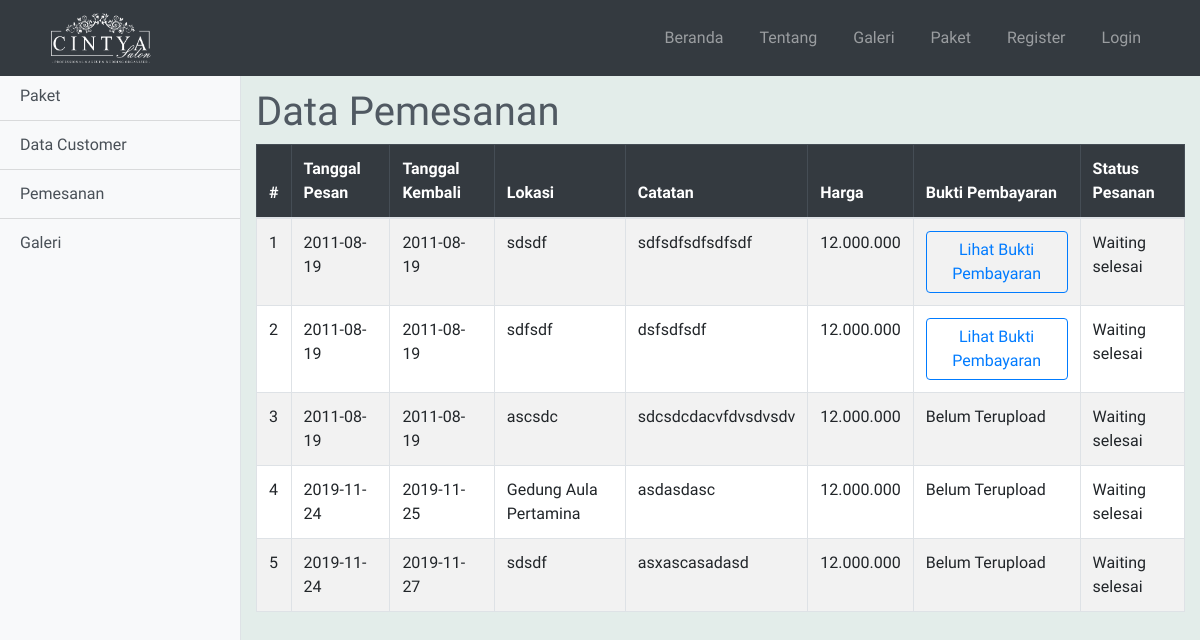
The page /admin-pemesanan.php on the database as committed earlier.
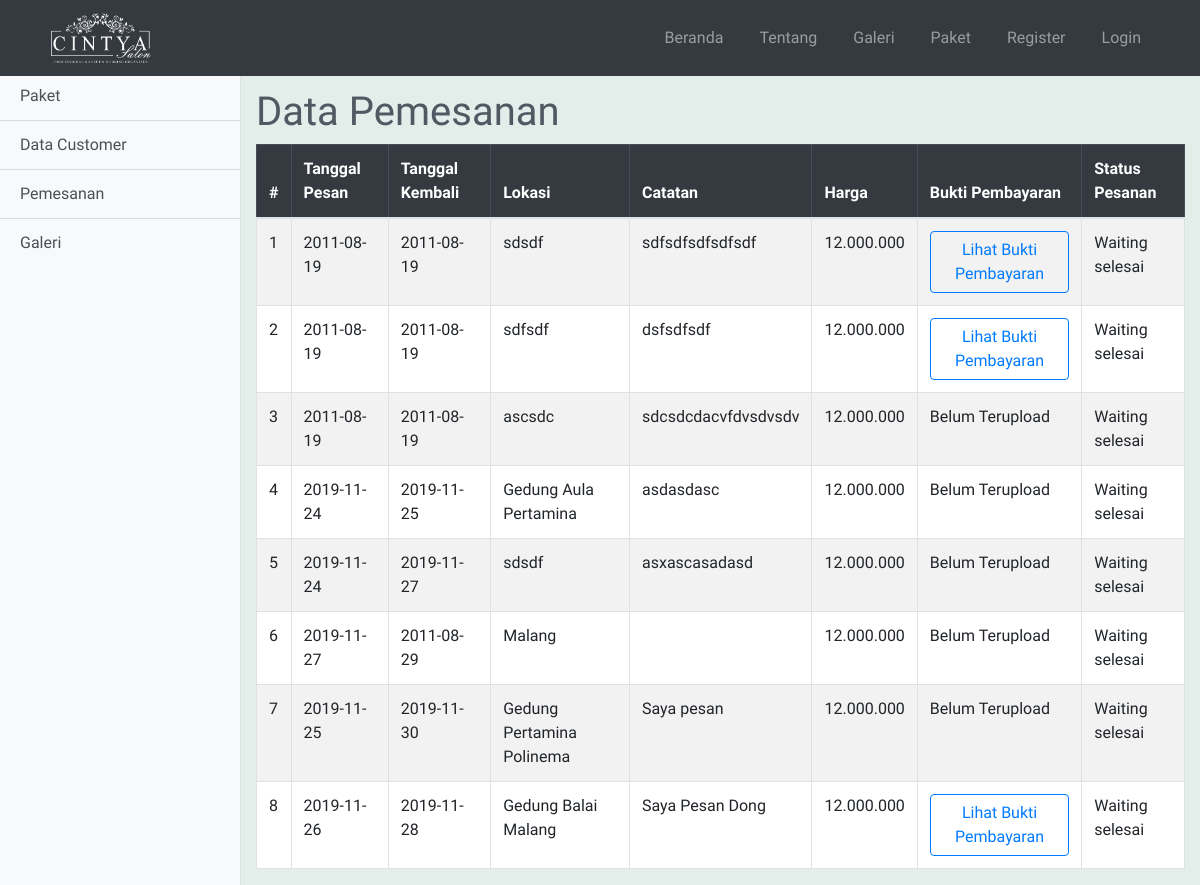
The same page on the database as committed later.
### tables this page shows
CREATE TABLE `pemesanan` (
  `id_pemesanan` int(255) NOT NULL,
  `catatan` varchar(255) DEFAULT NULL,
  `id_paket` int(11) NOT NULL,
  `tgl_pesan` date NOT NULL,
  `tgl_kembali` date NOT NULL,
  `status` varchar(255) NOT NULL DEFAULT 'Waiting',
  `lokasi` varchar(255) NOT NULL,
  `bukti_pembayaran` varchar(255) DEFAULT NULL,
  `user_id` int(11) NOT NULL
);

CREATE TABLE `paket` (
  `id_paket` int(11) NOT NULL,
  `nama_paket` varchar(45) DEFAULT NULL,
  `harga` varchar(45) DEFAULT NULL,
  `dekorasi` varchar(255) DEFAULT NULL,
  `rias_baju` varchar(255) DEFAULT NULL,
  `dokumentasi` varchar(255) DEFAULT NULL,
  `mc` varchar(45) DEFAULT NULL,
  `free` varchar(255) DEFAULT NULL,
  `foto` varchar(255) NOT NULL
);

### admin-pemesanan.php (the view, shortened to what this page needs)
<!DOCTYPE html>
<html lang="en">
<head>
    <?php include 'includes/head.php' ?>
    <link href="css/simple-sidebar.css" rel="stylesheet">
</head>
<body>
    <?php include 'includes/navbar.php' ?>
    <div class="d-flex pt-5 mt-4" id="wrapper">
        <?php include 'includes/sidebar.php' ?>
        <div style="background-color:#E3EDEA;" id="page-content-wrapper">
            <div class="container-fluid mt-3">
                <h1 class="">Data Pemesanan</h1>
            </div>
            <div class="container">
                <table class="table table-striped table-bordered" style="background-color: white">
                    <thead class="table-dark">
                        <tr>
                            <th>#</th>
                            <th>Tanggal Pesan</th>
                            <th>Tanggal Kembali</th>
                            <th>Lokasi</th>
                            <th>Catatan</th>
                            <th>Harga</th>
                            <th>Bukti Pembayaran</th>
                            <th>Status Pesanan</th>
                        </tr>
                    </thead>
                    <tbody>
                        <?php
                        $query = "SELECT * FROM pemesanan";
                        $result = mysqli_query($con, $query);
                        $query2 = "SELECT * FROM paket INNER JOIN pemesanan ON (paket.id_paket=pemesanan.id_paket)";
                        $result2 = mysqli_query($con, $query2);
                        $paket = mysqli_fetch_assoc($result2);
                        if (mysqli_num_rows($result) > 0) {
                            $no = 0;
                            while ($row = mysqli_fetch_assoc($result)) {
                                $no++; ?>
                                <tr>
                                    <td><?php echo $no ?></td>
                                    <td><?php echo $row["tgl_pesan"] ?></td>
                                    <td><?php echo $row["tgl_kembali"] ?></td>
                                    <td><?php echo $row["lokasi"] ?></td>
                                    <td><?php echo $row["catatan"] ?></td>
                                    <td><?php echo $paket["harga"] ?></td>
                                    <td>
                                        <?php
                                                if ($row["bukti_pembayaran"] == null) { ?>
                                            Belum Terupload
                                        <?php } else { ?>
                                            <button type="button" class="btn btn-block btn-outline-primary" data-toggle="modal" data-target="#modal<?php echo $row["id_pemesanan"] ?>">
                                                Lihat Bukti Pembayaran
                                            </button>
                                        <?php } ?>
                                    </td>
                                    <td>
                                        <?php echo $row["status"] ?>
                                        <br>
                                        selesai
                                    </td>
                                </tr>
                            <?php } ?>
                        <?php }
                        ?>
                    </tbody>
                </table>
            </div>
        </div>
    </div>
</body>
</html>

### includes/head.php (shortened to what this page needs)
<head>
    <link href="bootstrap-4.3.1-dist/css/bootstrap.min.css" rel="stylesheet">
    <link href="css/style.css" rel="stylesheet">
    <link
      rel="stylesheet"
      href="https://use.fontawesome.com/releases/v5.5.0/css/all.css"
    />
</head>

### includes/navbar.php (shortened to what this page needs)
<?php
include 'config/connection.php';
@$username = $_SESSION["username"];
@$type = $_SESSION["type"];
$sql = "SELECT * FROM user WHERE type = '$type' ";
$hasil = mysqli_query($con, $sql);
$item = mysqli_fetch_assoc($hasil);
?>
<nav class="navbar navbar-dark bg-dark navbar-expand-md fixed-top">
	<div class="container-fluid">
		<a class="navbar-brand" href="index.php" style="margin-left:20px"><img src="img/lgcintya.png" width="100" height="50"></a>
		<div class="collapse navbar-collapse" id="navbarResponsive">
			<ul class="navbar-nav ml-auto">
				<?php
				if (isset($username)) {
					if ($item["type"] == 'admin') { ?>
						<li class="nav-item" style="margin-right:20px">
							<a class="nav-link" href="index.php">Beranda</a>
						</li>
						<li class="nav-item" style="margin-right:20px">
							<a class="nav-link" href="tentang.php">Tentang</a>
						</li>
						<li class="nav-item" style="margin-right:20px">
							<a class="nav-link" href="galeri.php">Galeri</a>
						</li>
						<li class="nav-item" style="margin-right:20px">
							<a class="nav-link" href="paket.php">Paket</a>
						</li>
						<li class="nav-item" style="margin-right:20px">
							<a class="nav-link" href="status2.php">Pemesanan</a>
						</li>
						<li class="nav-item" style="margin-right:20px">
							<a class="nav-link" href="admin-paket.php">Admin</a>
						</li>
						<li class="nav-item" style="margin-right:20px">
							<a class="nav-link" href="proses/proses_logout.php">Logout</a>
						</li>
					<?php } else { ?>
						<li class="nav-item" style="margin-right:20px">
							<a class="nav-link" href="index.php">Beranda</a>
						</li>
						<li class="nav-item" style="margin-right:20px">
							<a class="nav-link" href="tentang.php">Tentang</a>
						</li>
						<li class="nav-item" style="margin-right:20px">
							<a class="nav-link" href="galeri.php">Galeri</a>
						</li>
						<li class="nav-item" style="margin-right:20px">
							<a class="nav-link" href="paket.php">Paket</a>
						</li>
						<li class="nav-item" style="margin-right:20px">
							<a class="nav-link" href="status2.php">Pemesanan</a>
						</li>
						<li class="nav-item" style="margin-right:20px">
							<a class="nav-link" href="proses/proses_logout.php">Logout</a>
						</li>
					<?php } ?>
				<?php } else { ?>
					<li class="nav-item" style="margin-right:20px">
						<a class="nav-link" href="index.php">Beranda</a>
					</li>
					<li class="nav-item" style="margin-right:20px">
						<a class="nav-link" href="tentang.php">Tentang</a>
					</li>
					<li class="nav-item" style="margin-right:20px">
						<a class="nav-link" href="galeri.php">Galeri</a>
					</li>
					<li class="nav-item" style="margin-right:20px">
						<a class="nav-link" href="paket.php">Paket</a>
					</li>
					<li class="nav-item" style="margin-right:20px">
						<a class="nav-link" href="register.php">Register</a>
					</li>
					<li class="nav-item" style="margin-right:20px">
						<a class="nav-link" href="login.php">Login</a>
					</li>
				<?php } ?>
			</ul>
		</div>
	</div>
</nav>

### includes/sidebar.php
<div class="bg-light border-right" style="" id="sidebar-wrapper">
    <div class="list-group list-group-flush">
        <a href="admin-paket.php" class="list-group-item list-group-item-action bg-light">Paket</a>
        <a href="data-customer.php" class="list-group-item list-group-item-action bg-light">Data Customer</a>
        <a href="admin-pemesanan.php" class="list-group-item list-group-item-action bg-light">Pemesanan</a>
        <a href="admin-galeri.php" class="list-group-item list-group-item-action bg-light">Galeri</a>
    </div>
</div>

### css/style.css (style rules this page uses)
body { overflow-x: hidden; font-family: 'Varela Round', sans-serif; color: #505962; }

### css/simple-sidebar.css (style rules this page uses)
body { overflow-x: hidden; }
#sidebar-wrapper { min-height: 100vh; margin-left: -15rem; -webkit-transition: margin .25s ease-out; -moz-transition: margin .25s ease-out; -o-transition: margin .25s ease-out; transition: margin .25s ease-out; }
#sidebar-wrapper .list-group { width: 15rem; }
#page-content-wrapper { min-width: 100vw; }
@media (min-width: 768px) { #sidebar-wrapper { margin-left: 0; } }
@media (min-width: 768px) { #page-content-wrapper { min-width: 0; width: 100%; } }

Rows that differ between the two databases and show on the page:
added pemesanan: tgl_pesan "2019-11-27", tgl_kembali "2011-08-29", lokasi "Malang", $paket["harga"] "12.000.000", shows "Belum Terupload", status "Waiting"
added pemesanan: tgl_pesan "2019-11-25", tgl_kembali "2019-11-30", lokasi "Gedung Pertamina Polinema", catatan "Saya pesan", $paket["harga"] "12.000.000", shows "Belum Terupload", status "Waiting"
added pemesanan: tgl_pesan "2019-11-26", tgl_kembali "2019-11-28", lokasi "Gedung Balai Malang", catatan "Saya Pesan Dong", id_paket.harga "12.000.000", status "Waiting"
